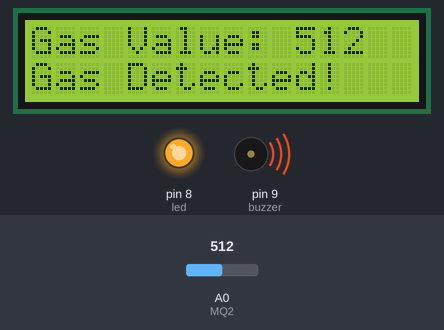
Simulated run of this sketch. Board: Arduino Uno, built with avr-gcc and run on an emulated ATmega328P. Parts: 16×2 character LCD, output pins drawn as LEDs (lit = HIGH), buzzer (waves = sounding, pin HIGH). Inputs (shaded band) come from the test bench; at power-on: A0 (MQ2) = 512. What the sketch prints to the serial monitor is not drawn.

Above: at 1.2 s.
1.3 s: A0 (MQ2) set to 318
At 2.6 s:
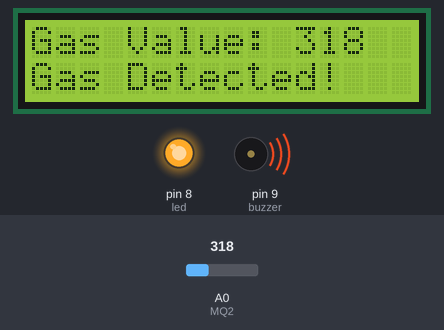
3.0 s: A0 (MQ2) set to 289
At 4.2 s:
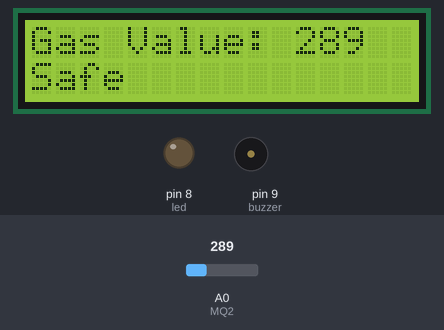
4.5 s: A0 (MQ2) set to 306
At 5.9 s:
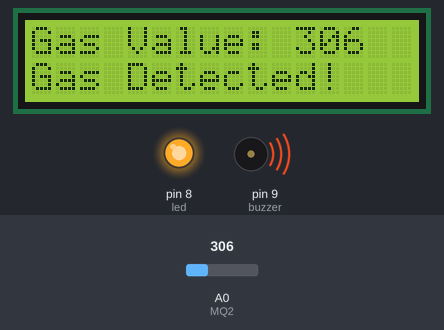
Timing chart, 0 to 7.5 s (numbered marks = the images above; inputs shaded):
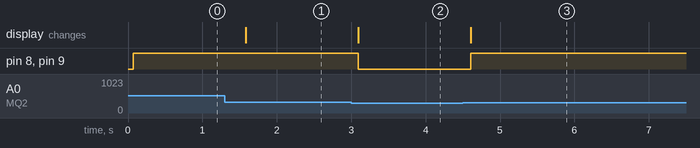

Measured:
- the behaviour switches between 301 and 300 on A0 (MQ2) (found by bisection; images 1 and 2)
- after the input at 1.3 s, the display: changes after 0.28 s (image 1)
- after the input at 3.0 s, pin 8 (led), pin 9 (buzzer): HIGH → LOW after 0.10 s; the display: changes after 0.10 s (image 2)
- after the input at 4.5 s, pin 8 (led), pin 9 (buzzer): LOW → HIGH after 0.11 s; the display: changes after 0.11 s (image 3)

The sketch:

Gas_Leakage_Detection_System.ino
```cpp
#include <LiquidCrystal.h>
#define MQ2 A0
LiquidCrystal lcd(12, 11, 5, 4, 3, 2);
const int buzzer = 9;
const int led = 8;
const int threshold = 300;
int gasValue;


void setup()
{Serial.begin(9600);
pinMode(buzzer, OUTPUT);
pinMode(led, OUTPUT);
lcd.begin(16, 2);}

void loop()
{ gasValue = analogRead(MQ2);
Serial.println(gasValue);
lcd.setCursor(0, 0);
lcd.print("Gas Value: ");
lcd.print(gasValue);
lcd.print("   ");

 if (gasValue > threshold)
{lcd.setCursor(0, 1);
lcd.print("Gas Detected! ");
digitalWrite(led, HIGH);
digitalWrite(buzzer, HIGH);}

else
{lcd.setCursor(0, 1);
lcd.print("Safe          ");
digitalWrite(led, LOW);
digitalWrite(buzzer, LOW);}
delay(500);}
```
